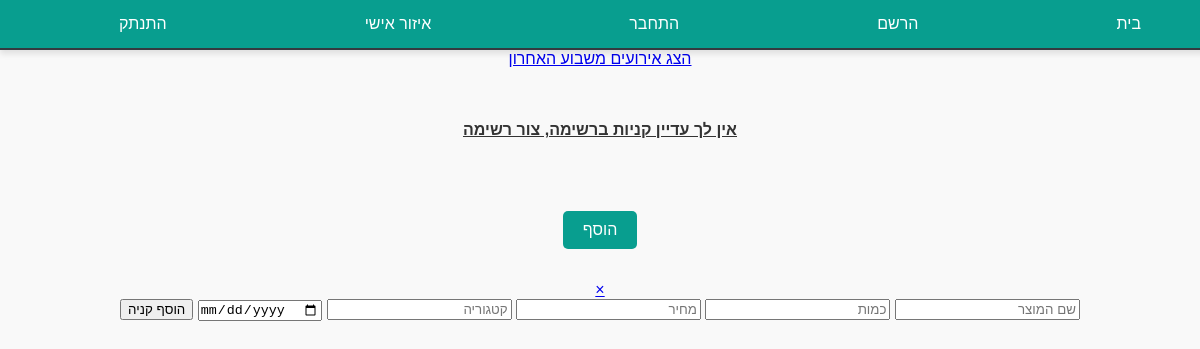
The app's page /profile (signed in), older data.
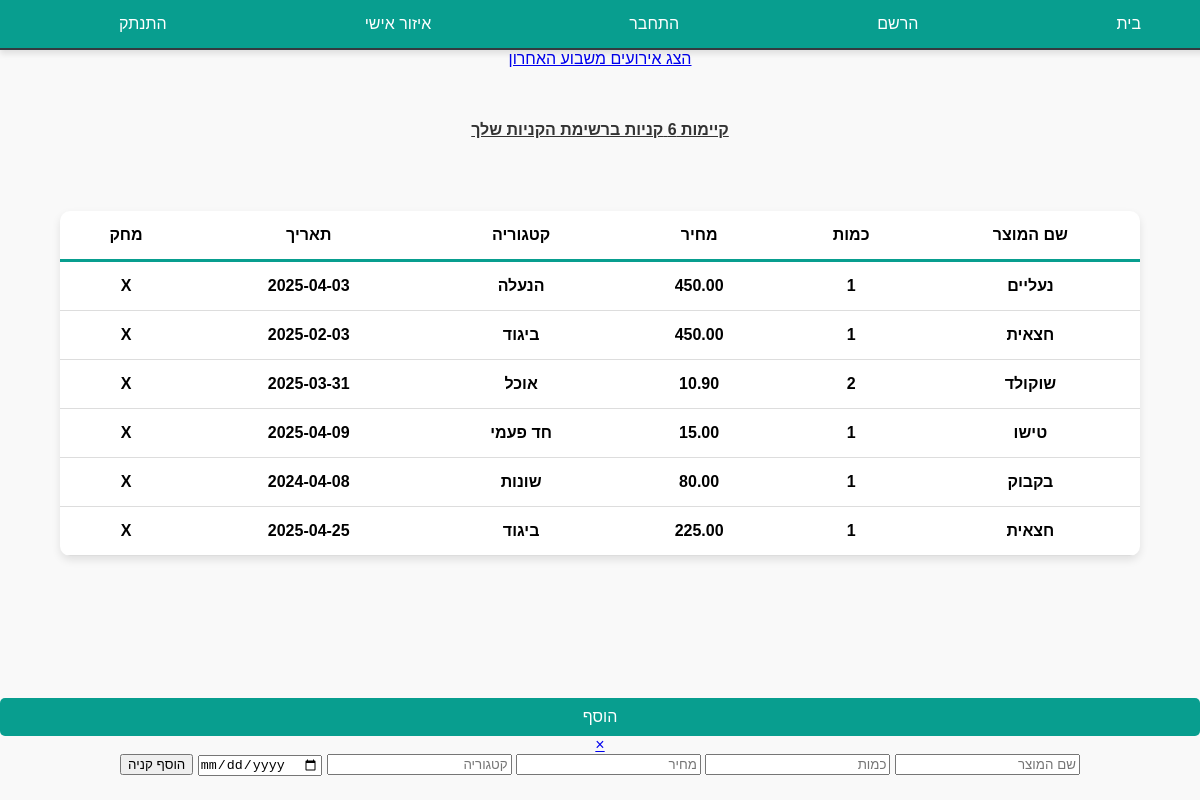
The same page, newer data.
### models/Purchases.py (models this page shows)
class Purchases(db.Model):
    id = db.Column(db.Integer, primary_key = True)
    user_id = db.Column(db.Integer, db.ForeignKey('user.id'),)
    name = db.Column(db.String)
    qty = db.Column(db.Integer, default = 1)
    price = db.Column(db.Numeric(precision=10,scale=2), nullable = False)
    category = db.Column(db.String)
    date = db.Column(db.DateTime, default = datetime.now())

### app.py (the view)
@app.route('/profile', methods=["GET"])
def profile():
    if not current_user.is_authenticated:
        return render_template("register.html", message="התחבר לאפליקציה")
    purchases = Purchases.query.filter_by(user_id=current_user.id).all()
    message = "אין לך עדיין קניות ברשימה, צור רשימה"
    return render_template('profile.html', purchases=purchases, message=message)

### app.py (called while the page is built)
@login_manager.user_loader
def load_user(user_id):
    return User.query.get(int(user_id))

### templates/profile.html (shortened to what this page needs)
{% extends 'index.html' %}
    {% block head %}
      <link rel="stylesheet" href="static/css/profile.css"></link>
    {% endblock %}
    {% block body %}
        <div class="all_container">
            <a href="/profile">הצג את כל האירועים שלי</a>
            <a href="/profileWeek">הצג אירועים משבוע האחרון</a>
            {% if purchases|length < 1 %}
                    <h4>אין לך עדיין קניות ברשימה, צור רשימה</h4>
            {% else %}
            <h4>קיימות {{purchases|length}} קניות ברשימת הקניות שלך</h4>
            <div class="table">
                <table>
                    <tr class="head">
                        <th>שם המוצר</th>
                        <th>כמות</th>
                        <th>מחיר</th>
                        <th>קטגוריה</th>
                        <th>תאריך</th>
                        <th>מחק</th>
                    </tr>
               {% for p in purchases: %}
                    <tr class="row">
                        <th>{{ p.name}}</th>
                        <th>{{ p.qty }}</th>
                        <th>{{ p.price }}</th>
                        <th>{{ p.category }}</th>
                        <th>{{ p.date.date() }}</th>
                        <th><a href="/delete/{{p.id}}">X</a></th>
                    </tr>
              {% endfor %}
                </table>
            </div>
        </div>
            {% endif %}
            <a href="#addModal" class="open-modal">הוסף</a>
        <div id="addModal" class="modal">
            <div class="modal-content">
                <a href="#" class="close">&times;</a>
                <form action="/add" method="post">
                    <input type="text" name="name" placeholder="שם המוצר" />
                    <input type="number" name="qty" placeholder="כמות" />
                    <input type="number" name="price" placeholder="מחיר" step="0.01"/>
                    <input type="text" name="category" placeholder="קטגוריה" />
                    <input type="date" name="date"  placeholder="תאריך" />
                    <button>הוסף קניה</button>
                </form>
            </div>
        </div>
    {% endblock %}

### templates/index.html (shortened to what this page needs)
<!DOCTYPE html>
<html lang="en">
<head>
    <link rel="stylesheet" href="static/css/index.css"></link>
    {% block head %}
    {% endblock %}
</head>
<body>
    <nav>
        <ul>
            <li><a href="/">בית</a></li>
            <li><a href="/register">הרשם</a></li>
            <li><a href="/login">התחבר</a></li>
            <li><a href="/profile">איזור אישי</a></li>
            <li><a href="/logout">התנתק</a></li>
        </ul>
    </nav>
    {% block body %}
    {% endblock  %}
</body>
</html>

### static/css/index.css (style rules this page uses)
* { direction: rtl; }
body { font-family: Arial, sans-serif; background-color: #f9f9f9; margin: 0; padding: 70px; text-align: center; }
nav { background-color:#089e8f; border-bottom: 2px solid #343a40;; padding: 15px 30px; display: flex; flex-direction: column; justify-content: space-between; align-items: center; box-shadow: 0 4px 6px rgba(0, 0, 0, 0.1); position: fixed; top: 0; left: 0; width: 100%; z-index: 1000; }
nav ul { width: 100%; list-style: none; display: flex; justify-content: space-around; gap: 20px; margin: 0; padding: 0; }
nav ul li { display: inline; }
nav ul li a { color: #ffffff; font-size: 16px; text-decoration: none; padding: 8px 15px; border-radius: 5px; transition: background-color 0.3s ease, color 0.3s ease; }

### static/css/profile.css (style rules this page uses)
body { font-family: Arial, sans-serif; background-color: #f9f9f9; margin: 0; padding: 0; display: flex; flex-direction: column; height: 97vh; }
.all_container { display: flex; flex-direction: column; flex-grow: 1; align-items: center; gap: 2rem; }
h4 { color: #333; text-decoration: underline; margin-bottom: 20px; }
.table { margin: 20px auto; width: 90%; border-collapse: collapse; font-family: Arial, sans-serif; background-color: #ffffff; border-radius: 10px; overflow: hidden; box-shadow: 0 4px 8px rgba(0, 0, 0, 0.1); }
.table table { width: 100%; border-collapse: collapse; }
.head { border-bottom:3px solid #089e8f; }
.row th a { color: black; text-decoration: none; }
.table th, .table td { padding: 15px; text-align: center; border-bottom: 1px solid #ddd; }
.open-modal { display: inline-block; margin-top: 20px; padding: 10px 20px; background-color:#089e8f; color: #ffffff; text-decoration: none; border-radius: 5px; font-size: 16px; cursor: pointer; }

Row changes from the older to the newer data that the page shows:
added Purchases: name "נעליים", qty "1", price "450.00", category "הנעלה", date "2025-04-03"
added Purchases: name "חצאית", qty "1", price "450.00", category "ביגוד", date "2025-02-03"
added Purchases: name "שוקולד", qty "2", price "10.90", category "אוכל", date "2025-03-31"
added Purchases: name "טישו", qty "1", price "15.00", category "חד פעמי", date "2025-04-09"
added Purchases: name "בקבוק", qty "1", price "80.00", category "שונות", date "2024-04-08"
added Purchases: name "חצאית", qty "1", price "225.00", category "ביגוד", date "2025-04-25"
Text that changed along with them:
{{ purchases|length }}: (not shown) → "6"
text no longer shown: "אין לך עדיין קניות ברשימה, צור רשימה"
text now shown: "קיימות קניות ברשימת הקניות שלך שם המוצר כמות מחיר קטגוריה תאריך מחק"
